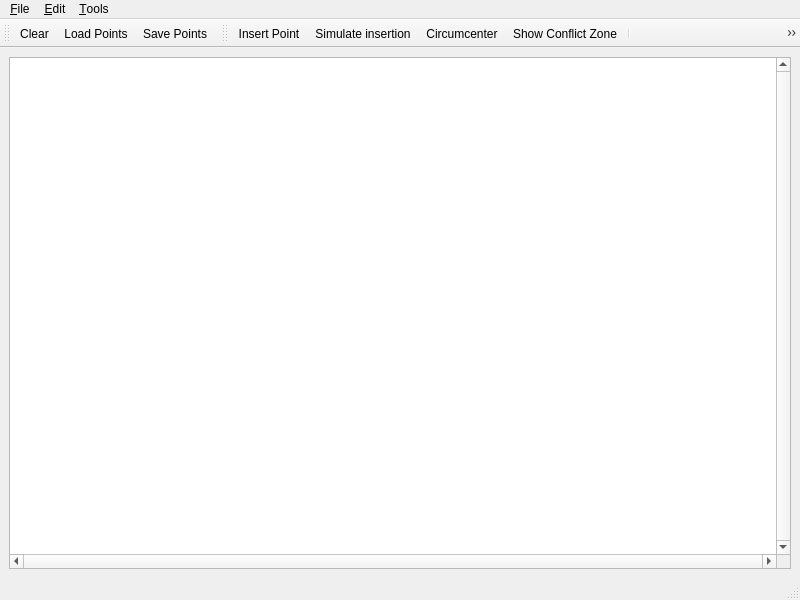
<?xml version="1.0" encoding="UTF-8"?>
<ui version="4.0">
 <author>GeometryFactory</author>
 <class>Delaunay_triangulation_2</class>
 <widget class="QMainWindow" name="Delaunay_triangulation_2">
  <property name="geometry">
   <rect>
    <x>0</x>
    <y>0</y>
    <width>800</width>
    <height>600</height>
   </rect>
  </property>
  <property name="windowTitle">
   <string>CGAL Delaunay Triangulation</string>
  </property>
  <property name="windowIcon">
   <iconset resource="../resources/CGAL.qrc">
    <normaloff>:/cgal/logos/cgal_icon</normaloff>:/cgal/logos/cgal_icon</iconset>
  </property>
  <widget class="QWidget" name="centralwidget">
   <layout class="QGridLayout">
    <item row="0" column="0">
     <widget class="QGraphicsView" name="graphicsView">
      <property name="focusPolicy">
       <enum>Qt::StrongFocus</enum>
      </property>
      <property name="verticalScrollBarPolicy">
       <enum>Qt::ScrollBarAlwaysOn</enum>
      </property>
      <property name="horizontalScrollBarPolicy">
       <enum>Qt::ScrollBarAlwaysOn</enum>
      </property>
      <property name="transformationAnchor">
       <enum>QGraphicsView::NoAnchor</enum>
      </property>
     </widget>
    </item>
   </layout>
  </widget>
  <widget class="QStatusBar" name="statusbar"/>
  <widget class="QToolBar" name="fileToolBar">
   <property name="windowTitle">
    <string>File Tools</string>
   </property>
   <attribute name="toolBarArea">
    <enum>TopToolBarArea</enum>
   </attribute>
   <attribute name="toolBarBreak">
    <bool>false</bool>
   </attribute>
   <addaction name="actionClear"/>
   <addaction name="actionLoadPoints"/>
   <addaction name="actionSavePoints"/>
  </widget>
  <widget class="QToolBar" name="toolBar">
   <property name="windowTitle">
    <string>Visualization Tools</string>
   </property>
   <attribute name="toolBarArea">
    <enum>TopToolBarArea</enum>
   </attribute>
   <attribute name="toolBarBreak">
    <bool>false</bool>
   </attribute>
   <addaction name="actionInsertPoint"/>
   <addaction name="actionMovingPoint"/>
   <addaction name="actionCircumcenter"/>
   <addaction name="actionShowConflictZone"/>
   <addaction name="separator"/>
   <addaction name="actionShowDelaunay"/>
   <addaction name="actionShowVoronoi"/>
   <addaction name="separator"/>
   <addaction name="actionRecenter"/>
  </widget>
  <widget class="QMenuBar" name="menubar">
   <property name="geometry">
    <rect>
     <x>0</x>
     <y>0</y>
     <width>800</width>
     <height>20</height>
    </rect>
   </property>
   <widget class="QMenu" name="menuFile">
    <property name="title">
     <string>&amp;File</string>
    </property>
    <addaction name="separator"/>
    <addaction name="actionClear"/>
    <addaction name="actionLoadPoints"/>
    <addaction name="actionSavePoints"/>
    <addaction name="actionExport_SVG"/>
    <addaction name="separator"/>
    <addaction name="actionQuit"/>
   </widget>
   <widget class="QMenu" name="menuEdit">
    <property name="title">
     <string>&amp;Edit</string>
    </property>
    <addaction name="actionInsertRandomPoints"/>
   </widget>
   <widget class="QMenu" name="menuTools">
    <property name="title">
     <string>&amp;Tools</string>
    </property>
    <addaction name="actionInsertPoint"/>
    <addaction name="actionMovingPoint"/>
    <addaction name="actionCircumcenter"/>
    <addaction name="actionShowConflictZone"/>
    <addaction name="separator"/>
    <addaction name="actionShowDelaunay"/>
    <addaction name="actionShowVoronoi"/>
    <addaction name="separator"/>
    <addaction name="actionRecenter"/>
   </widget>
   <addaction name="menuFile"/>
   <addaction name="menuEdit"/>
   <addaction name="menuTools"/>
  </widget>
  <action name="actionAbout">
   <property name="text">
    <string>&amp;About</string>
   </property>
  </action>
  <action name="actionAboutCGAL">
   <property name="text">
    <string>About &amp;CGAL</string>
   </property>
  </action>
  <action name="actionExport_SVG">
   <property name="text">
    <string>&amp;Export SVG...</string>
   </property>
  </action>
  <action name="actionQuit">
   <property name="text">
    <string>&amp;Quit</string>
   </property>
   <property name="shortcut">
    <string>Ctrl+Q</string>
   </property>
  </action>
  <action name="actionInsertRandomPoints">
   <property name="text">
    <string>&amp;Insert random points</string>
   </property>
   <property name="shortcut">
    <string>Ctrl+I</string>
   </property>
  </action>
  <action name="actionMovingPoint">
   <property name="checkable">
    <bool>true</bool>
   </property>
   <property name="icon">
    <iconset resource="Delaunay_triangulation_2.qrc">
     <normaloff>:/cgal/Actions/icons/moving_point.png</normaloff>:/cgal/Actions/icons/moving_point.png</iconset>
   </property>
   <property name="text">
    <string>&amp;Simulate insertion</string>
   </property>
   <property name="toolTip">
    <string comment="The comment">Simulate Insertion</string>
   </property>
   <property name="statusTip">
    <string comment="and its comment">Move mouse with left button pressed to see where point would be inserted</string>
   </property>
   <property name="whatsThis">
    <string comment="what">whats this</string>
   </property>
  </action>
  <action name="actionInsertPoint">
   <property name="checkable">
    <bool>true</bool>
   </property>
   <property name="checked">
    <bool>false</bool>
   </property>
   <property name="icon">
    <iconset resource="../icons/Input.qrc">
     <normaloff>:/cgal/Input/inputPoint.png</normaloff>:/cgal/Input/inputPoint.png</iconset>
   </property>
   <property name="text">
    <string>&amp;Insert Point</string>
   </property>
   <property name="toolTip">
    <string>Insert Point</string>
   </property>
   <property name="statusTip">
    <string>Left: Insert vtx</string>
   </property>
  </action>
  <action name="actionClear">
   <property name="icon">
    <iconset resource="../icons/File.qrc">
     <normaloff>:/cgal/fileToolbar/fileNew.png</normaloff>:/cgal/fileToolbar/fileNew.png</iconset>
   </property>
   <property name="text">
    <string>&amp;Clear</string>
   </property>
   <property name="shortcut">
    <string>Ctrl+C</string>
   </property>
  </action>
  <action name="actionShowVoronoi">
   <property name="checkable">
    <bool>true</bool>
   </property>
   <property name="checked">
    <bool>false</bool>
   </property>
   <property name="icon">
    <iconset resource="../icons/Triangulation_2.qrc">
     <normaloff>:/cgal/Triangulation_2/Voronoi_diagram_2.png</normaloff>:/cgal/Triangulation_2/Voronoi_diagram_2.png</iconset>
   </property>
   <property name="text">
    <string>Show &amp;Voronoi Diagram</string>
   </property>
   <property name="shortcut">
    <string>Ctrl+V</string>
   </property>
  </action>
  <action name="actionShowDelaunay">
   <property name="checkable">
    <bool>true</bool>
   </property>
   <property name="icon">
    <iconset resource="Delaunay_triangulation_2.qrc">
     <normaloff>:/cgal/Actions/icons/triangulation.png</normaloff>:/cgal/Actions/icons/triangulation.png</iconset>
   </property>
   <property name="text">
    <string>Show &amp;Delaunay Triangulation</string>
   </property>
   <property name="shortcut">
    <string>Ctrl+D</string>
   </property>
  </action>
  <action name="actionLoadPoints">
   <property name="icon">
    <iconset resource="../icons/File.qrc">
     <normaloff>:/cgal/fileToolbar/fileOpen.png</normaloff>:/cgal/fileToolbar/fileOpen.png</iconset>
   </property>
   <property name="text">
    <string>&amp;Load Points...</string>
   </property>
   <property name="shortcut">
    <string>Ctrl+L</string>
   </property>
  </action>
  <action name="actionSavePoints">
   <property name="icon">
    <iconset resource="../icons/File.qrc">
     <normaloff>:/cgal/fileToolbar/fileSave.png</normaloff>:/cgal/fileToolbar/fileSave.png</iconset>
   </property>
   <property name="text">
    <string>&amp;Save Points...</string>
   </property>
   <property name="shortcut">
    <string>Ctrl+S</string>
   </property>
  </action>
  <action name="actionCircumcenter">
   <property name="checkable">
    <bool>true</bool>
   </property>
   <property name="icon">
    <iconset resource="Delaunay_triangulation_2.qrc">
     <normaloff>:/cgal/Actions/icons/circumcenter.png</normaloff>:/cgal/Actions/icons/circumcenter.png</iconset>
   </property>
   <property name="text">
    <string>&amp;Circumcenter</string>
   </property>
   <property name="toolTip">
    <string>Draw circumcenter</string>
   </property>
  </action>
  <action name="actionRecenter">
   <property name="icon">
    <iconset resource="../icons/Input.qrc">
     <normaloff>:/cgal/Input/zoom-best-fit</normaloff>:/cgal/Input/zoom-best-fit</iconset>
   </property>
   <property name="text">
    <string>Re&amp;center the viewport</string>
   </property>
   <property name="shortcut">
    <string>Ctrl+R</string>
   </property>
  </action>
  <action name="actionShowConflictZone">
   <property name="checkable">
    <bool>true</bool>
   </property>
   <property name="icon">
    <iconset resource="Delaunay_triangulation_2.qrc">
     <normaloff>:/cgal/Actions/icons/conflict_zone.png</normaloff>:/cgal/Actions/icons/conflict_zone.png</iconset>
   </property>
   <property name="text">
    <string>Show Conflict Zone</string>
   </property>
  </action>
 </widget>
 <resources>
  <include location="Delaunay_triangulation_2.qrc"/>
  <include location="../icons/File.qrc"/>
  <include location="../resources/CGAL.qrc"/>
  <include location="../icons/Triangulation_2.qrc"/>
  <include location="../icons/Input.qrc"/>
 </resources>
 <connections/>
</ui>
